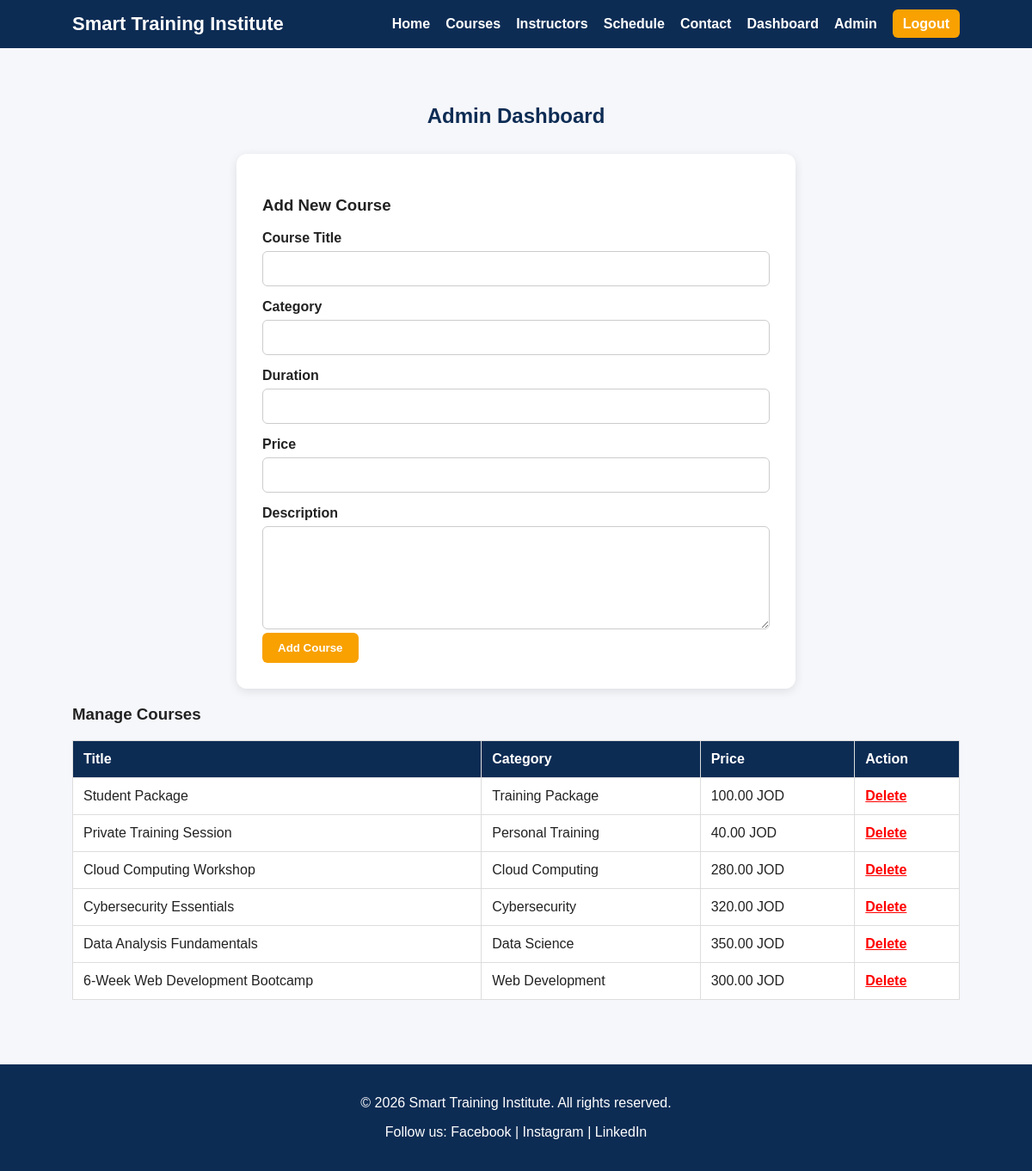
/admin.php (signed in), run on the app's committed database.
### tables this page shows
CREATE TABLE IF NOT EXISTS courses (
    id INT AUTO_INCREMENT PRIMARY KEY,
    title VARCHAR(120) NOT NULL,
    category VARCHAR(80) NOT NULL,
    duration VARCHAR(80) NOT NULL,
    price DECIMAL(8,2) NOT NULL,
    description TEXT NOT NULL
);

### admin.php (the view, shortened to what this page needs)
<?php
include 'db.php';
include 'header.php';
$courses = mysqli_query($conn, "SELECT * FROM courses ORDER BY id DESC");
?>
<section class="section">
    <h2>Admin Dashboard</h2>
    <div class="form-section">
        <h3>Add New Course</h3>
        <form method="post">
            <label>Course Title</label>
            <input type="text" name="title" required>
            <label>Category</label>
            <input type="text" name="category" required>
            <label>Duration</label>
            <input type="text" name="duration" required>
            <label>Price</label>
            <input type="number" name="price" required>
            <label>Description</label>
            <textarea name="description" required></textarea>
            <button type="submit" name="add_course">Add Course</button>
        </form>
    </div>
    <h3>Manage Courses</h3>
    <div class="table-box">
        <table>
            <tr>
                <th>Title</th>
                <th>Category</th>
                <th>Price</th>
                <th>Action</th>
            </tr>
            <?php while($course = mysqli_fetch_assoc($courses)): ?>
            <tr>
                <td><?php echo htmlspecialchars($course['title']); ?></td>
                <td><?php echo htmlspecialchars($course['category']); ?></td>
                <td><?php echo htmlspecialchars($course['price']); ?> JOD</td>
                <td><a class="delete" href="admin.php?delete=<?php echo $course['id']; ?>" onclick="return confirm('Delete this course?')">Delete</a></td>
            </tr>
            <?php endwhile; ?>
        </table>
    </div>
</section>
<?php include 'footer.php'; ?>

### style.css (style rules this page uses)
* { box-sizing: border-box; }
body { margin: 0; font-family: Arial, sans-serif; background: #f6f7fb; color: #222; }
.main-btn, button { display: inline-block; background: #f8a100; color: white; padding: 10px 18px; border-radius: 6px; text-decoration: none; border: none; cursor: pointer; font-weight: bold; }
.section { padding: 45px 7%; }
.section h2 { text-align: center; margin-bottom: 30px; color: #0d2c54; }
.form-section { max-width: 650px; margin: auto; background: white; border-radius: 12px; padding: 30px; box-shadow: 0 3px 12px rgba(0,0,0,0.1); }
form label { display: block; margin-top: 15px; font-weight: bold; }
input, textarea { width: 100%; padding: 12px; margin-top: 6px; border: 1px solid #ccc; border-radius: 6px; }
textarea { min-height: 120px; }
.table-box { overflow-x: auto; }
table { width: 100%; border-collapse: collapse; background: white; }
th, td { border: 1px solid #ddd; padding: 12px; text-align: left; }
th { background: #0d2c54; color: white; }
.delete { color: red; font-weight: bold; }

### data on the page
courses: title "Student Package", category "Training Package", price "100.00"
courses: title "Private Training Session", category "Personal Training", price "40.00"
courses: title "Cloud Computing Workshop", category "Cloud Computing", price "280.00"
courses: title "Cybersecurity Essentials", category "Cybersecurity", price "320.00"
courses: title "Data Analysis Fundamentals", category "Data Science", price "350.00"
courses: title "6-Week Web Development Bootcamp", category "Web Development", price "300.00"
